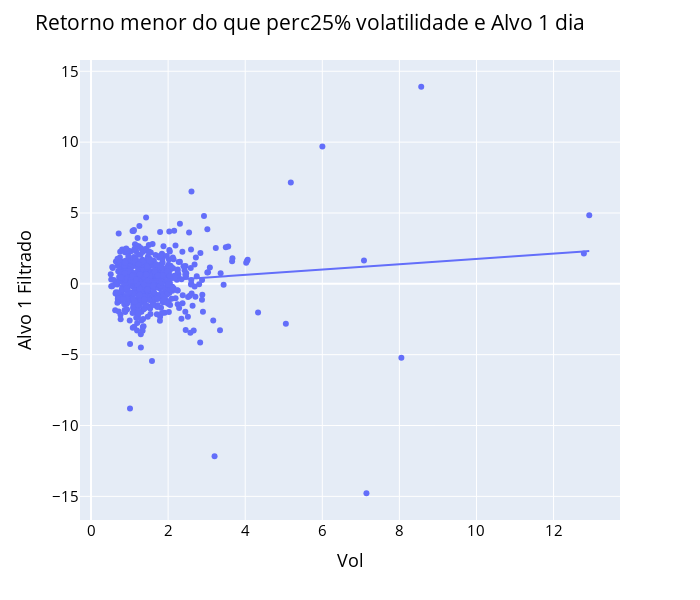

The notebook cell this image was saved under:
### Code cell
# Analisando apenas quando os retornos são menores do que o percentil de 25%
fig = px.scatter(x = df1[((df1["Retorno"] < df1["Retorno"].describe()[4]))]["Vol"]
                 , y = df1[((df1["Retorno"] < df1["Retorno"].describe()[4]))]["Alvo1"] , trendline = "ols")

fig.update_layout(height = 600, width = 700
                  , title_text = "Retorno menor do que perc25% volatilidade e Alvo 1 dia"
                  , font_color = "blue"
                  , title_font_color = "black"
                  , xaxis_title = "Vol"
                  , yaxis_title = "Alvo 1 Filtrado"
                  , font = dict(size = 15, color = "Black")
                  , showlegend = True
                 )

fig.show()

### Figure 1 — Plotly figure (JSON) as saved in the notebook; plotly's stock layout.template omitted (floating-point values rounded to 4 significant figures; data arrays with more than 128 entries replaced by an {"elided": "..."} marker saying what was removed)
{"data": [{"hovertemplate": "x=%{x}<br>y=%{y}<extra></extra>", "legendgroup": "", "marker": {"color": "#636efa", "symbol": "circle"}, "mode": "markers", "name": "", "orientation": "v", "showlegend": false, "type": "scatter", "x": {"elided": "613 float values"}, "xaxis": "x", "y": {"elided": "613 float values"}, "yaxis": "y"}, {"hovertemplate": "<b>OLS trendline</b><br>y = 0.189032 * x + -0.127145<br>R<sup>2</sup>=0.011530<br><br>x=%{x}<br>y=%{y} <b>(trend)</b><extra></extra>", "legendgroup": "", "marker": {"color": "#636efa", "symbol": "circle"}, "mode": "lines", "name": "", "showlegend": false, "type": "scatter", "x": {"elided": "613 float values"}, "xaxis": "x", "y": {"elided": "613 float values"}, "yaxis": "y"}], "layout": {"font": {"color": "Black", "size": 15}, "height": 600, "legend": {"tracegroupgap": 0}, "margin": {"t": 60}, "showlegend": true, "title": {"font": {"color": "black"}, "text": "Retorno menor do que perc25% volatilidade e Alvo 1 dia"}, "width": 700, "xaxis": {"anchor": "y", "domain": [0, 1], "title": {"text": "Vol"}}, "yaxis": {"anchor": "x", "domain": [0, 1], "title": {"text": "Alvo 1 Filtrado"}}}}
